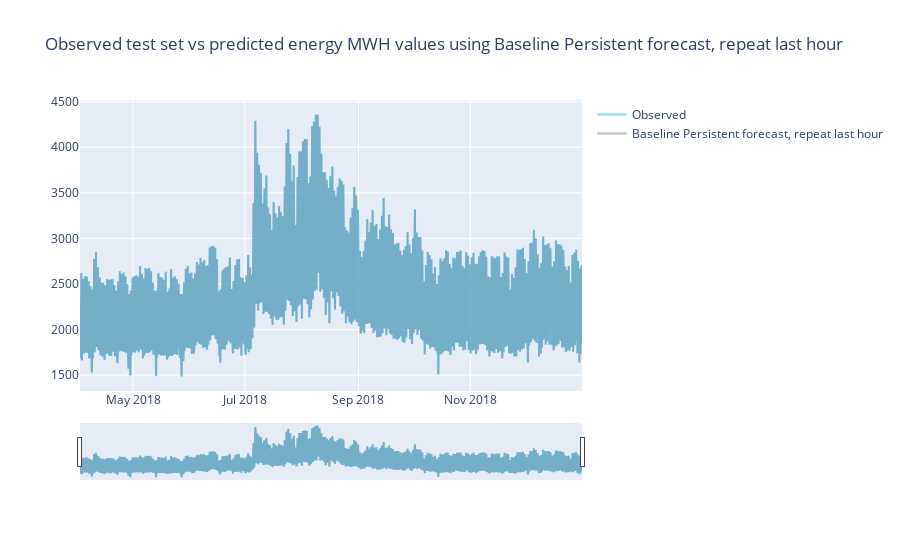

Write notebook code for a chart like this one.
### Code cell
plot_ts_pred(y_test, sdge_lin.loc[X_test.index.shift(-1, freq='H'), 'SDGE'].to_numpy(),
             model_name='Baseline Persistent forecast, repeat last hour')

### Figure 1 — Plotly figure (JSON) as saved in the notebook; plotly's stock layout.template omitted (floating-point values rounded to 4 significant figures; data arrays with more than 128 entries replaced by an {"elided": "..."} marker saying what was removed)
{"data": [{"line": {"color": "deepskyblue"}, "name": "Observed", "opacity": 0.5, "type": "scatter", "x": {"elided": "6574 str values"}, "y": {"elided": "6574 float values"}}, {"line": {"color": "lightslategrey"}, "name": "Baseline Persistent forecast, repeat last hour", "opacity": 0.5, "type": "scatter", "x": {"elided": "6574 str values"}, "y": {"elided": "6574 float values"}}], "layout": {"title": {"text": "Observed test set vs predicted energy MWH values using Baseline Persistent forecast, repeat last hour"}, "xaxis": {"rangeslider": {"visible": true}}}}
